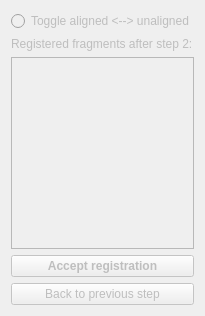
        <widget class="QWidget" name="RegistrationStep2Tab">
         <property name="enabled">
          <bool>false</bool>
         </property>
         <attribute name="title">
          <string>Result Step 2</string>
         </attribute>
         <layout class="QVBoxLayout" name="verticalLayout_2">
          <item>
           <widget class="QRadioButton" name="AlignmentToggleButton2">
            <property name="text">
             <string>Toggle aligned &lt;--&gt; unaligned</string>
            </property>
           </widget>
          </item>
          <item>
           <widget class="QLabel" name="ResultLabelmaps2Label">
            <property name="text">
             <string>Registered fragments after step 2:</string>
            </property>
           </widget>
          </item>
          <item>
           <widget class="qMRMLTreeView" name="ResultModelsTree2">
            <property name="sizePolicy">
             <sizepolicy hsizetype="Ignored" vsizetype="Expanding">
              <horstretch>0</horstretch>
              <verstretch>0</verstretch>
             </sizepolicy>
            </property>
            <property name="minimumSize">
             <size>
              <width>160</width>
              <height>0</height>
             </size>
            </property>
            <property name="editTriggers">
             <set>QAbstractItemView::NoEditTriggers</set>
            </property>
            <property name="selectionMode">
             <enum>QAbstractItemView::ExtendedSelection</enum>
            </property>
            <property name="sortingEnabled">
             <bool>false</bool>
            </property>
            <property name="headerHidden">
             <bool>true</bool>
            </property>
            <property name="nodeTypes" stdset="0">
             <stringlist>
              <string>vtkMRMLModelNode</string>
              <string>vtkMRMLModelHierarchyNode</string>
             </stringlist>
            </property>
            <property name="fitSizeToVisibleIndexes" stdset="0">
             <bool>false</bool>
            </property>
           </widget>
          </item>
          <item>
           <widget class="QPushButton" name="AcceptResultButton2">
            <property name="enabled">
             <bool>false</bool>
            </property>
            <property name="font">
             <font>
              <weight>75</weight>
              <bold>true</bold>
             </font>
            </property>
            <property name="focusPolicy">
             <enum>Qt::StrongFocus</enum>
            </property>
            <property name="text">
             <string>Accept registration</string>
            </property>
           </widget>
          </item>
          <item>
           <widget class="QPushButton" name="BackToTab3Button">
            <property name="text">
             <string>Back to previous step</string>
            </property>
           </widget>
          </item>
         </layout>
        </widget>
